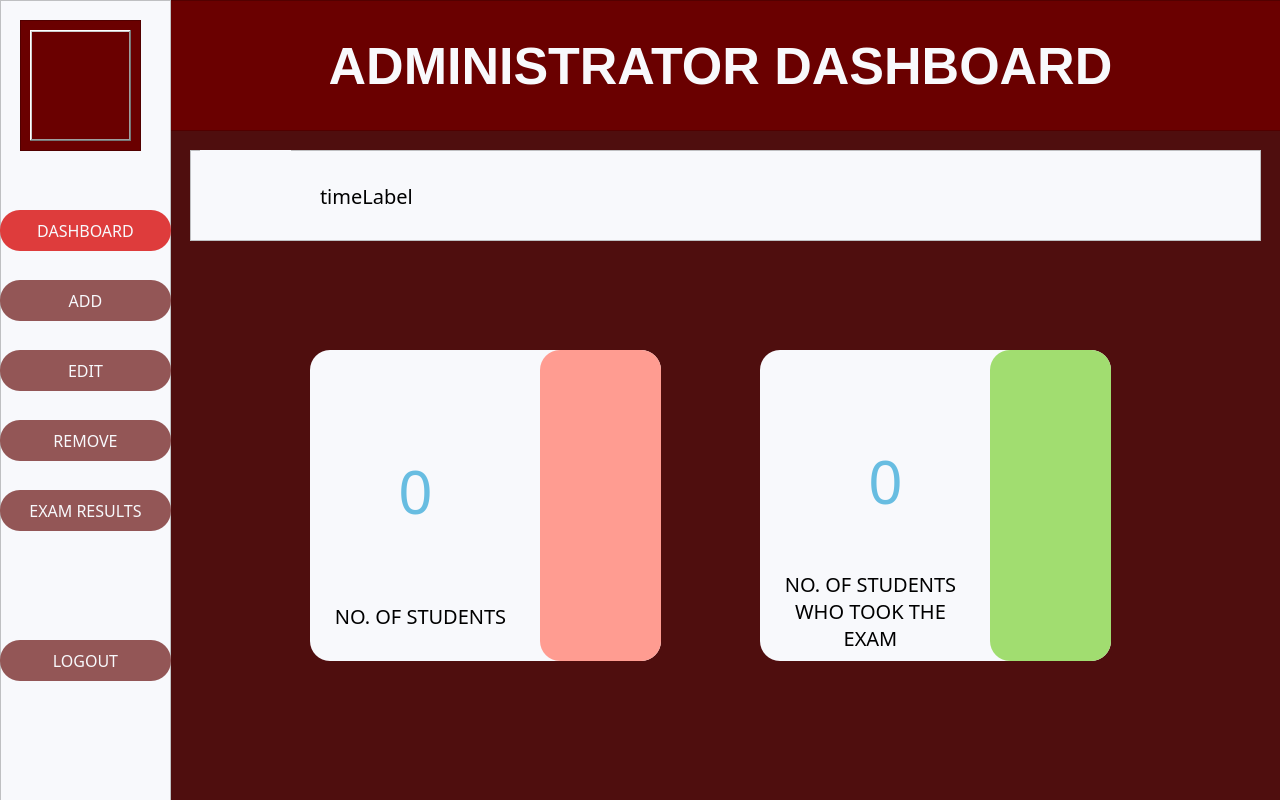
<?xml version="1.0" encoding="UTF-8"?>
<ui version="4.0">
 <class>AdminDashboard</class>
 <widget class="QMainWindow" name="AdminDashboard">
  <property name="geometry">
   <rect>
    <x>0</x>
    <y>0</y>
    <width>1280</width>
    <height>800</height>
   </rect>
  </property>
  <property name="minimumSize">
   <size>
    <width>1280</width>
    <height>800</height>
   </size>
  </property>
  <property name="maximumSize">
   <size>
    <width>1280</width>
    <height>800</height>
   </size>
  </property>
  <property name="windowTitle">
   <string>MainWindow</string>
  </property>
  <widget class="QWidget" name="centralwidget">
   <property name="styleSheet">
    <string notr="true">QWidget#centralwidget {
	background-color: #4F0E0E;
}</string>
   </property>
   <widget class="QFrame" name="frame1">
    <property name="geometry">
     <rect>
      <x>170</x>
      <y>0</y>
      <width>1111</width>
      <height>131</height>
     </rect>
    </property>
    <property name="styleSheet">
     <string notr="true">QWidget#frame1 {
	background-color: #6A0000;
}</string>
    </property>
    <property name="frameShape">
     <enum>QFrame::StyledPanel</enum>
    </property>
    <property name="frameShadow">
     <enum>QFrame::Raised</enum>
    </property>
    <widget class="QLabel" name="label">
     <property name="geometry">
      <rect>
       <x>160</x>
       <y>30</y>
       <width>781</width>
       <height>71</height>
      </rect>
     </property>
     <property name="font">
      <font>
       <pointsize>39</pointsize>
       <bold>true</bold>
      </font>
     </property>
     <property name="styleSheet">
      <string notr="true">QLabel {
	color: #F8F9FC
}</string>
     </property>
     <property name="text">
      <string>ADMINISTRATOR DASHBOARD</string>
     </property>
     <property name="alignment">
      <set>Qt::AlignCenter</set>
     </property>
    </widget>
   </widget>
   <widget class="QFrame" name="frame2">
    <property name="geometry">
     <rect>
      <x>0</x>
      <y>0</y>
      <width>171</width>
      <height>801</height>
     </rect>
    </property>
    <property name="styleSheet">
     <string notr="true">QWidget#frame2 {
	background-color: #F8F9FC;
}</string>
    </property>
    <property name="frameShape">
     <enum>QFrame::StyledPanel</enum>
    </property>
    <property name="frameShadow">
     <enum>QFrame::Raised</enum>
    </property>
    <widget class="QPushButton" name="dashboardButton">
     <property name="geometry">
      <rect>
       <x>0</x>
       <y>210</y>
       <width>171</width>
       <height>41</height>
      </rect>
     </property>
     <property name="font">
      <font>
       <family>Century Gothic</family>
       <pointsize>-1</pointsize>
      </font>
     </property>
     <property name="styleSheet">
      <string notr="true">QPushButton {
    background-color: #DE3C3C;
    border: none;
    color: #F8F9FC;
    padding: 10px 20px;
    border-radius: 20px;
    font-size: 16px;
}

QPushButton:hover {
    background-color: #DE3C3C;
	color: white;
}</string>
     </property>
     <property name="text">
      <string>DASHBOARD</string>
     </property>
     <property name="autoDefault">
      <bool>false</bool>
     </property>
     <property name="default">
      <bool>false</bool>
     </property>
     <property name="flat">
      <bool>false</bool>
     </property>
    </widget>
    <widget class="QPushButton" name="addButton">
     <property name="geometry">
      <rect>
       <x>0</x>
       <y>280</y>
       <width>171</width>
       <height>41</height>
      </rect>
     </property>
     <property name="font">
      <font>
       <family>Century Gothic</family>
       <pointsize>-1</pointsize>
      </font>
     </property>
     <property name="styleSheet">
      <string notr="true">QPushButton {
    background-color: #935656;
    border: none;
    color: #F8F9FC;
    padding: 10px 20px;
    border-radius: 20px;
    font-size: 16px;
}

QPushButton:hover {
    background-color: #DE3C3C;
	color: white;
}</string>
     </property>
     <property name="text">
      <string>ADD</string>
     </property>
     <property name="autoDefault">
      <bool>false</bool>
     </property>
     <property name="default">
      <bool>false</bool>
     </property>
     <property name="flat">
      <bool>false</bool>
     </property>
    </widget>
    <widget class="QPushButton" name="editButton">
     <property name="geometry">
      <rect>
       <x>0</x>
       <y>350</y>
       <width>171</width>
       <height>41</height>
      </rect>
     </property>
     <property name="font">
      <font>
       <family>Century Gothic</family>
       <pointsize>-1</pointsize>
      </font>
     </property>
     <property name="styleSheet">
      <string notr="true">QPushButton {
    background-color: #935656;
    border: none;
    color: #F8F9FC;
    padding: 10px 20px;
    border-radius: 20px;
    font-size: 16px;
}

QPushButton:hover {
    background-color: #DE3C3C;
	color: white;
}</string>
     </property>
     <property name="text">
      <string>EDIT</string>
     </property>
     <property name="autoDefault">
      <bool>false</bool>
     </property>
     <property name="default">
      <bool>false</bool>
     </property>
     <property name="flat">
      <bool>false</bool>
     </property>
    </widget>
    <widget class="QPushButton" name="removeButton">
     <property name="geometry">
      <rect>
       <x>0</x>
       <y>420</y>
       <width>171</width>
       <height>41</height>
      </rect>
     </property>
     <property name="font">
      <font>
       <family>Century Gothic</family>
       <pointsize>-1</pointsize>
      </font>
     </property>
     <property name="styleSheet">
      <string notr="true">QPushButton {
    background-color: #935656;
    border: none;
    color: #F8F9FC;
    padding: 10px 20px;
    border-radius: 20px;
    font-size: 16px;
}

QPushButton:hover {
    background-color: #DE3C3C;
	color: white;
}</string>
     </property>
     <property name="text">
      <string>REMOVE</string>
     </property>
     <property name="autoDefault">
      <bool>false</bool>
     </property>
     <property name="default">
      <bool>false</bool>
     </property>
     <property name="flat">
      <bool>false</bool>
     </property>
    </widget>
    <widget class="QPushButton" name="logoutButton">
     <property name="geometry">
      <rect>
       <x>0</x>
       <y>640</y>
       <width>171</width>
       <height>41</height>
      </rect>
     </property>
     <property name="font">
      <font>
       <family>Century Gothic</family>
       <pointsize>-1</pointsize>
      </font>
     </property>
     <property name="styleSheet">
      <string notr="true">QPushButton {
    background-color: #935656;
    border: none;
    color: #F8F9FC;
    padding: 10px 20px;
    border-radius: 20px;
    font-size: 16px;
}

QPushButton:hover {
    background-color: #DE3C3C;
	color: white;
}</string>
     </property>
     <property name="text">
      <string>LOGOUT</string>
     </property>
     <property name="autoDefault">
      <bool>false</bool>
     </property>
     <property name="default">
      <bool>false</bool>
     </property>
     <property name="flat">
      <bool>false</bool>
     </property>
    </widget>
    <widget class="QFrame" name="frame">
     <property name="geometry">
      <rect>
       <x>20</x>
       <y>20</y>
       <width>121</width>
       <height>131</height>
      </rect>
     </property>
     <property name="styleSheet">
      <string notr="true">QWidget#frame {
	background-color: #6A0000;
}</string>
     </property>
     <property name="frameShape">
      <enum>QFrame::StyledPanel</enum>
     </property>
     <property name="frameShadow">
      <enum>QFrame::Raised</enum>
     </property>
     <widget class="QLabel" name="adminIcon">
      <property name="geometry">
       <rect>
        <x>10</x>
        <y>10</y>
        <width>101</width>
        <height>111</height>
       </rect>
      </property>
      <property name="frameShape">
       <enum>QFrame::WinPanel</enum>
      </property>
      <property name="frameShadow">
       <enum>QFrame::Raised</enum>
      </property>
      <property name="text">
       <string/>
      </property>
      <property name="pixmap">
       <pixmap>images/exam.png</pixmap>
      </property>
      <property name="scaledContents">
       <bool>true</bool>
      </property>
     </widget>
    </widget>
    <widget class="QPushButton" name="examResultsButton">
     <property name="geometry">
      <rect>
       <x>0</x>
       <y>490</y>
       <width>171</width>
       <height>41</height>
      </rect>
     </property>
     <property name="font">
      <font>
       <family>Century Gothic</family>
       <pointsize>-1</pointsize>
      </font>
     </property>
     <property name="styleSheet">
      <string notr="true">QPushButton {
    background-color: #935656;
    border: none;
    color: #F8F9FC;
    padding: 10px 20px;
    border-radius: 20px;
    font-size: 16px;
}

QPushButton:hover {
    background-color: #DE3C3C;
	color: white;
}</string>
     </property>
     <property name="text">
      <string>EXAM RESULTS</string>
     </property>
     <property name="autoDefault">
      <bool>false</bool>
     </property>
     <property name="default">
      <bool>false</bool>
     </property>
     <property name="flat">
      <bool>false</bool>
     </property>
    </widget>
   </widget>
   <widget class="QFrame" name="frame_2">
    <property name="geometry">
     <rect>
      <x>310</x>
      <y>350</y>
      <width>351</width>
      <height>311</height>
     </rect>
    </property>
    <property name="styleSheet">
     <string notr="true">QFrame {
	background-color: #F8F9FC;
	border-radius: 20px;
}</string>
    </property>
    <property name="frameShape">
     <enum>QFrame::StyledPanel</enum>
    </property>
    <property name="frameShadow">
     <enum>QFrame::Raised</enum>
    </property>
    <widget class="QLabel" name="label_2">
     <property name="geometry">
      <rect>
       <x>10</x>
       <y>240</y>
       <width>201</width>
       <height>51</height>
      </rect>
     </property>
     <property name="font">
      <font>
       <family>Century Gothic</family>
       <pointsize>15</pointsize>
      </font>
     </property>
     <property name="text">
      <string>NO. OF STUDENTS</string>
     </property>
     <property name="alignment">
      <set>Qt::AlignCenter</set>
     </property>
    </widget>
    <widget class="QLabel" name="noOfStudents">
     <property name="geometry">
      <rect>
       <x>50</x>
       <y>90</y>
       <width>111</width>
       <height>101</height>
      </rect>
     </property>
     <property name="font">
      <font>
       <family>Century Gothic</family>
       <pointsize>45</pointsize>
      </font>
     </property>
     <property name="styleSheet">
      <string notr="true">color: #68BDE1</string>
     </property>
     <property name="text">
      <string>0</string>
     </property>
     <property name="alignment">
      <set>Qt::AlignCenter</set>
     </property>
    </widget>
    <widget class="QFrame" name="frame_5">
     <property name="geometry">
      <rect>
       <x>230</x>
       <y>0</y>
       <width>121</width>
       <height>311</height>
      </rect>
     </property>
     <property name="styleSheet">
      <string notr="true">QFrame {
	background-color: #FF9C91
}</string>
     </property>
     <property name="frameShape">
      <enum>QFrame::StyledPanel</enum>
     </property>
     <property name="frameShadow">
      <enum>QFrame::Raised</enum>
     </property>
    </widget>
   </widget>
   <widget class="QFrame" name="frame_3">
    <property name="geometry">
     <rect>
      <x>760</x>
      <y>350</y>
      <width>351</width>
      <height>311</height>
     </rect>
    </property>
    <property name="styleSheet">
     <string notr="true">QFrame {
	background-color: #F8F9FC;
	border-radius: 20px;
}</string>
    </property>
    <property name="frameShape">
     <enum>QFrame::StyledPanel</enum>
    </property>
    <property name="frameShadow">
     <enum>QFrame::Raised</enum>
    </property>
    <widget class="QLabel" name="label_3">
     <property name="geometry">
      <rect>
       <x>20</x>
       <y>220</y>
       <width>181</width>
       <height>81</height>
      </rect>
     </property>
     <property name="font">
      <font>
       <family>Century Gothic</family>
       <pointsize>15</pointsize>
      </font>
     </property>
     <property name="text">
      <string>NO. OF STUDENTS WHO TOOK THE EXAM</string>
     </property>
     <property name="alignment">
      <set>Qt::AlignCenter</set>
     </property>
     <property name="wordWrap">
      <bool>true</bool>
     </property>
    </widget>
    <widget class="QFrame" name="frame_6">
     <property name="geometry">
      <rect>
       <x>230</x>
       <y>0</y>
       <width>121</width>
       <height>311</height>
      </rect>
     </property>
     <property name="styleSheet">
      <string notr="true">QFrame {
	background-color: #A1DD70
}</string>
     </property>
     <property name="frameShape">
      <enum>QFrame::StyledPanel</enum>
     </property>
     <property name="frameShadow">
      <enum>QFrame::Raised</enum>
     </property>
    </widget>
    <widget class="QLabel" name="noOfTakes">
     <property name="geometry">
      <rect>
       <x>70</x>
       <y>80</y>
       <width>111</width>
       <height>101</height>
      </rect>
     </property>
     <property name="font">
      <font>
       <family>Century Gothic</family>
       <pointsize>45</pointsize>
      </font>
     </property>
     <property name="styleSheet">
      <string notr="true">color: #68BDE1</string>
     </property>
     <property name="text">
      <string>0</string>
     </property>
     <property name="alignment">
      <set>Qt::AlignCenter</set>
     </property>
    </widget>
   </widget>
   <widget class="QFrame" name="frame_4">
    <property name="geometry">
     <rect>
      <x>190</x>
      <y>150</y>
      <width>1071</width>
      <height>91</height>
     </rect>
    </property>
    <property name="styleSheet">
     <string notr="true">QFrame {
	background-color: #F8F9FC;
}</string>
    </property>
    <property name="frameShape">
     <enum>QFrame::StyledPanel</enum>
    </property>
    <property name="frameShadow">
     <enum>QFrame::Raised</enum>
    </property>
    <widget class="QLabel" name="dateTimeLabel">
     <property name="geometry">
      <rect>
       <x>130</x>
       <y>30</y>
       <width>921</width>
       <height>31</height>
      </rect>
     </property>
     <property name="font">
      <font>
       <family>Century Gothic</family>
       <pointsize>15</pointsize>
      </font>
     </property>
     <property name="styleSheet">
      <string notr="true"/>
     </property>
     <property name="text">
      <string>timeLabel</string>
     </property>
     <property name="alignment">
      <set>Qt::AlignLeading|Qt::AlignLeft|Qt::AlignVCenter</set>
     </property>
    </widget>
    <widget class="QLabel" name="label_4">
     <property name="geometry">
      <rect>
       <x>10</x>
       <y>0</y>
       <width>91</width>
       <height>81</height>
      </rect>
     </property>
     <property name="text">
      <string/>
     </property>
     <property name="pixmap">
      <pixmap>images/examtime.png</pixmap>
     </property>
     <property name="scaledContents">
      <bool>true</bool>
     </property>
    </widget>
   </widget>
  </widget>
 </widget>
 <resources/>
 <connections/>
</ui>
